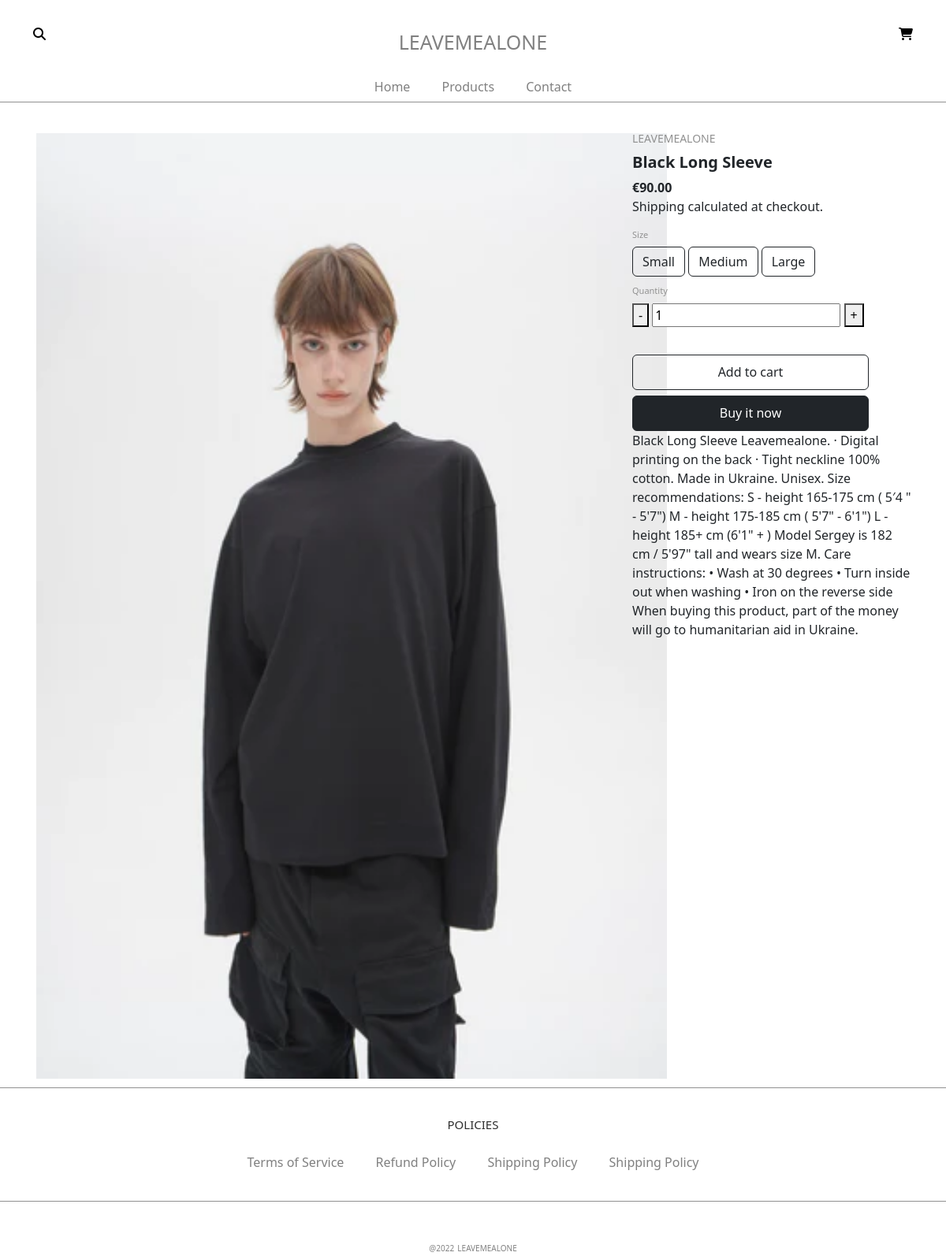
Screenshot of /black-long-sleeve/ with the database file from the repository.
### shop/models.py (models this page shows, shortened)
class Product(models.Model):
    category = models.ForeignKey(Category, related_name='category_products', on_delete=models.CASCADE)
    title = models.CharField(max_length=128, db_index=True, blank=True)
    desc = models.TextField(blank=True)
    price = models.DecimalField(max_digits=6, decimal_places=2, db_index=True)
    available = models. BooleanField(default=True)
    slug = models.SlugField(unique=True)
    poster = models.ImageField(upload_to='shop/images/poster')
    class Meta:
        verbose_name = 'Товар'
        verbose_name_plural = 'Товары'

### shop/views.py (the view)
# urls.py: path('<slug:slug>/', views.ProductDetailView.as_view(), name = 'prod_detail')
class ProductDetailView(DetailView):
    model = Product
    slug_field = 'slug'

### shop/templates/shop/product_detail.html (shortened to what this page needs)
{% extends 'base.html' %}
{% load static %}
{% block product_detail %}
    <div class="menu_line"></div>
        <div class="descr_product">
            <div class="container">
                <div class="row">
                    <div class="col-md-8">
                        <div class="photos">
                            <img src="{{ product.poster.url }}" alt="" class="descr_product1_img_main">
                        </div>
                    </div>
                    <div class="col-md-4">
                        <div class="product_overview">
                                <div class="product_label">LEAVEMEALONE</div>
                                <div class="product_name">{{ product.title }}</div>
                                <div class="product_price">&euro;{{ product.price }}</div>
                                <p>Shipping calculated at checkout.</p>
                            <div class="size">
                                <div class="size_title">Size</div>
                                    <button class="btn btn-outline-dark">Small</button>
                                    <button class="btn btn-outline-dark">Medium</button>
                                    <button class="btn btn-outline-dark">Large</button>
                            </div>
                            <label class="quantity-label">
                                Quantity
                            </label>
                                <quantity-input class="quantity">
                                    <button class="quantity_button" name="minus" >-</button>
                                    <input class="quantity_input" min="1" value="1">
                                    <button class="quantity_button" name="plus">+</button>
                                </quantity-input>
                            <button class="btn btn-outline-dark add-to-cart">Add to cart</button>
                            <button class="btn btn-dark buy-it-now">Buy it now</button>
                            <p>{{ product.desc }}</p>
                        </div>
                    </div>
                </div>
            </div>
        </div>
    <div class="menu_line"></div>
{% endblock product_detail %}

### rows the page displays
Product: poster (picture), title "Black Long Sleeve", price "90.00", desc "Black Long Sleeve Leavemealone. · Digital printing on the back · Tight neckline 100% cotton. Made in Ukraine. Unisex. Size recommendations: S - height 165-175 cm ( 5′4 \" - 5'7\") М - height 175-185 cm ( 5'7\" - 6'1\") L - height 185+ cm (6'1\" + ) Model Sergey is 182 cm / 5'97\" tall and wears size M. Care instructions: • Wash at 30 degrees • Turn inside out when washing • Iron on the reverse side When buying this product, part of the money will go to humanitarian aid in Ukraine."
